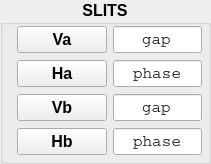
                 <widget class="QGroupBox" name="groupBox_SLITS">
                  <property name="font">
                   <font>
                    <pointsize>12</pointsize>
                    <weight>75</weight>
                    <bold>true</bold>
                    <kerning>true</kerning>
                   </font>
                  </property>
                  <property name="title">
                   <string>SLITS</string>
                  </property>
                  <property name="alignment">
                   <set>Qt::AlignHCenter|Qt::AlignTop</set>
                  </property>
                  <widget class="QLineEdit" name="lineEdit_ESA_V">
                   <property name="geometry">
                    <rect>
                     <x>113</x>
                     <y>26</y>
                     <width>89</width>
                     <height>27</height>
                    </rect>
                   </property>
                   <property name="sizePolicy">
                    <sizepolicy hsizetype="Fixed" vsizetype="Fixed">
                     <horstretch>0</horstretch>
                     <verstretch>0</verstretch>
                    </sizepolicy>
                   </property>
                   <property name="font">
                    <font>
                     <family>Courier</family>
                     <pointsize>12</pointsize>
                     <weight>50</weight>
                     <bold>false</bold>
                    </font>
                   </property>
                   <property name="statusTip">
                    <string>optic 1</string>
                   </property>
                   <property name="whatsThis">
                    <string>first optic title</string>
                   </property>
                   <property name="text">
                    <string>gap</string>
                   </property>
                   <property name="alignment">
                    <set>Qt::AlignCenter</set>
                   </property>
                  </widget>
                  <widget class="QPushButton" name="pushButton_ESA_V">
                   <property name="geometry">
                    <rect>
                     <x>17</x>
                     <y>26</y>
                     <width>90</width>
                     <height>27</height>
                    </rect>
                   </property>
                   <property name="sizePolicy">
                    <sizepolicy hsizetype="Fixed" vsizetype="Fixed">
                     <horstretch>0</horstretch>
                     <verstretch>0</verstretch>
                    </sizepolicy>
                   </property>
                   <property name="font">
                    <font>
                     <weight>75</weight>
                     <bold>true</bold>
                    </font>
                   </property>
                   <property name="text">
                    <string>Va</string>
                   </property>
                  </widget>
                  <widget class="QLineEdit" name="lineEdit_ESA_H">
                   <property name="geometry">
                    <rect>
                     <x>113</x>
                     <y>60</y>
                     <width>89</width>
                     <height>27</height>
                    </rect>
                   </property>
                   <property name="sizePolicy">
                    <sizepolicy hsizetype="Fixed" vsizetype="Fixed">
                     <horstretch>0</horstretch>
                     <verstretch>0</verstretch>
                    </sizepolicy>
                   </property>
                   <property name="font">
                    <font>
                     <family>Courier</family>
                     <pointsize>12</pointsize>
                     <weight>50</weight>
                     <bold>false</bold>
                    </font>
                   </property>
                   <property name="statusTip">
                    <string>optic 1</string>
                   </property>
                   <property name="whatsThis">
                    <string>first optic title</string>
                   </property>
                   <property name="text">
                    <string>phase</string>
                   </property>
                   <property name="alignment">
                    <set>Qt::AlignCenter</set>
                   </property>
                  </widget>
                  <widget class="QLineEdit" name="lineEdit_ESB_V">
                   <property name="enabled">
                    <bool>true</bool>
                   </property>
                   <property name="geometry">
                    <rect>
                     <x>113</x>
                     <y>94</y>
                     <width>89</width>
                     <height>27</height>
                    </rect>
                   </property>
                   <property name="sizePolicy">
                    <sizepolicy hsizetype="Fixed" vsizetype="Fixed">
                     <horstretch>0</horstretch>
                     <verstretch>0</verstretch>
                    </sizepolicy>
                   </property>
                   <property name="font">
                    <font>
                     <family>Courier</family>
                     <pointsize>12</pointsize>
                     <weight>50</weight>
                     <bold>false</bold>
                    </font>
                   </property>
                   <property name="statusTip">
                    <string>optic 1</string>
                   </property>
                   <property name="whatsThis">
                    <string>first optic title</string>
                   </property>
                   <property name="text">
                    <string>gap</string>
                   </property>
                   <property name="frame">
                    <bool>true</bool>
                   </property>
                   <property name="alignment">
                    <set>Qt::AlignCenter</set>
                   </property>
                   <property name="clearButtonEnabled" stdset="0">
                    <bool>false</bool>
                   </property>
                  </widget>
                  <widget class="QPushButton" name="pushButton_ESA_H">
                   <property name="geometry">
                    <rect>
                     <x>17</x>
                     <y>60</y>
                     <width>90</width>
                     <height>27</height>
                    </rect>
                   </property>
                   <property name="sizePolicy">
                    <sizepolicy hsizetype="Fixed" vsizetype="Fixed">
                     <horstretch>0</horstretch>
                     <verstretch>0</verstretch>
                    </sizepolicy>
                   </property>
                   <property name="font">
                    <font>
                     <weight>75</weight>
                     <bold>true</bold>
                    </font>
                   </property>
                   <property name="text">
                    <string>Ha</string>
                   </property>
                  </widget>
                  <widget class="QPushButton" name="pushButton_ESB_V">
                   <property name="geometry">
                    <rect>
                     <x>17</x>
                     <y>94</y>
                     <width>90</width>
                     <height>27</height>
                    </rect>
                   </property>
                   <property name="sizePolicy">
                    <sizepolicy hsizetype="Fixed" vsizetype="Fixed">
                     <horstretch>0</horstretch>
                     <verstretch>0</verstretch>
                    </sizepolicy>
                   </property>
                   <property name="font">
                    <font>
                     <weight>75</weight>
                     <bold>true</bold>
                    </font>
                   </property>
                   <property name="text">
                    <string>Vb</string>
                   </property>
                  </widget>
                  <widget class="QPushButton" name="pushButton_ESB_H">
                   <property name="geometry">
                    <rect>
                     <x>17</x>
                     <y>128</y>
                     <width>90</width>
                     <height>27</height>
                    </rect>
                   </property>
                   <property name="sizePolicy">
                    <sizepolicy hsizetype="Fixed" vsizetype="Fixed">
                     <horstretch>0</horstretch>
                     <verstretch>0</verstretch>
                    </sizepolicy>
                   </property>
                   <property name="font">
                    <font>
                     <weight>75</weight>
                     <bold>true</bold>
                    </font>
                   </property>
                   <property name="text">
                    <string>Hb</string>
                   </property>
                  </widget>
                  <widget class="QLineEdit" name="lineEdit_ESB_H">
                   <property name="enabled">
                    <bool>true</bool>
                   </property>
                   <property name="geometry">
                    <rect>
                     <x>113</x>
                     <y>128</y>
                     <width>89</width>
                     <height>27</height>
                    </rect>
                   </property>
                   <property name="sizePolicy">
                    <sizepolicy hsizetype="Fixed" vsizetype="Fixed">
                     <horstretch>0</horstretch>
                     <verstretch>0</verstretch>
                    </sizepolicy>
                   </property>
                   <property name="font">
                    <font>
                     <family>Courier</family>
                     <pointsize>12</pointsize>
                     <weight>50</weight>
                     <bold>false</bold>
                    </font>
                   </property>
                   <property name="statusTip">
                    <string>optic 1</string>
                   </property>
                   <property name="whatsThis">
                    <string>first optic title</string>
                   </property>
                   <property name="text">
                    <string>phase</string>
                   </property>
                   <property name="frame">
                    <bool>true</bool>
                   </property>
                   <property name="alignment">
                    <set>Qt::AlignCenter</set>
                   </property>
                  </widget>
                 </widget>
